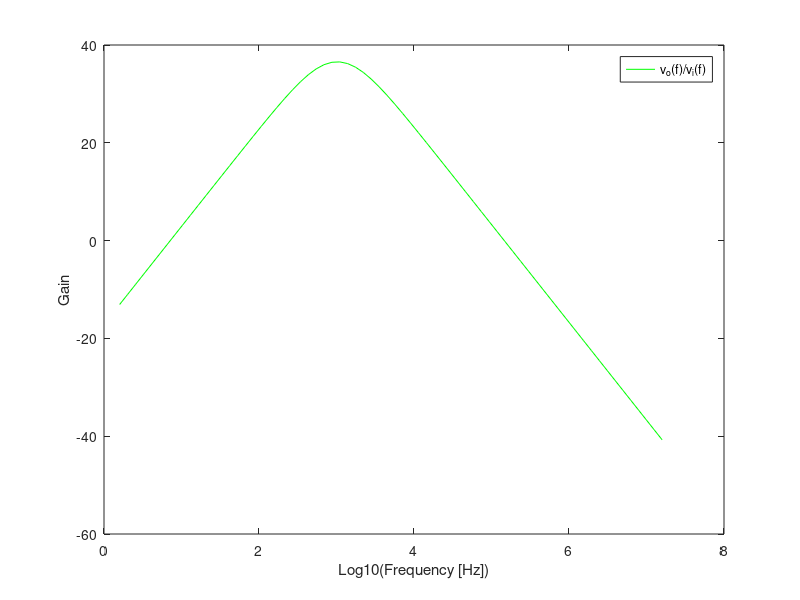
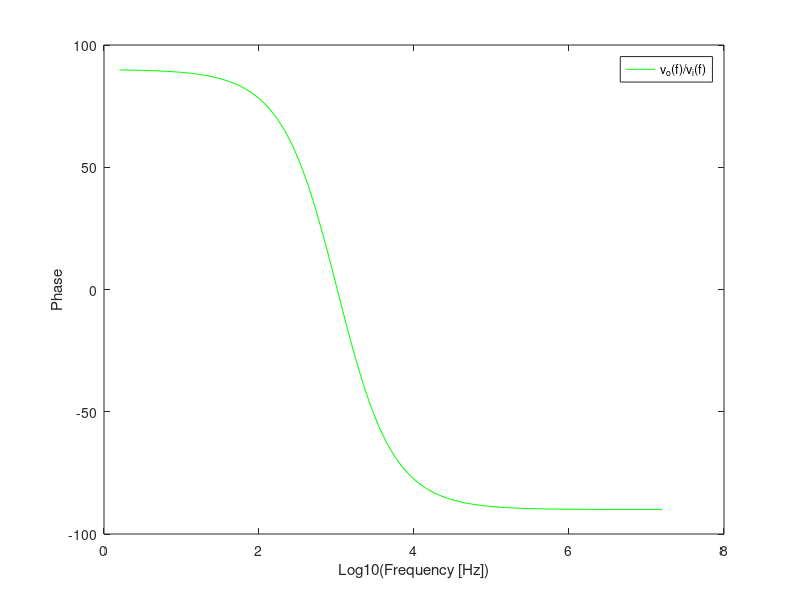

The MATLAB script that drew these images, in order:
%Circuit Components
C1 =220e-09;
C2=110e-09;
R1=1000;
R2=1000;
R3=100000;
R4=1000;
Vcc=10;
printf ("valores_intro_TAB\n");
printf ("C1 = %e \n", C1);
printf ("C2 = %e \n", C2);
printf ("R1 = %e \n", R1);
printf ("R2 = %e \n", R2);
printf ("R3 = %e \n", R3);
printf ("R4 = %e \n", R4);
printf ("Vcc = %e \n", Vcc);
printf ("valores_intro_END\n\n");

%Low, High, Central Band Pass Frequencies
wL=1/(R1*C1);
wH=1/(R2*C2);
wo=sqrt(wL*wH);
printf ("band_pass_freq_TAB\n");
printf ("LowFreq BandPass = %e \n", wL); 
printf ("HighFreq BandPass = %e \n", wH);
printf ("Central Freq = %e \n", wo);
printf ("band_pass_freq_END\n\n");

%PONTO1%
%Central Frequency(Hz) and Respective Gain(dB)
T_central_freq = (R1*C1*j*wo/(1+R1*C1*j*wo))*(1+R3/R4)*(1/(1+R2*C2*j*wo));
Tdb_central_freq = 20*log10(abs(T_central_freq));
wo_Hz=wo/2/pi;
printf ("wo_freq_gain_TAB\n");
printf ("Central Freq (Hz) = %e \n", wo_Hz); 
printf ("Gain Central Freq (dB) = %e \n", Tdb_central_freq);
printf ("wo_freq_gain_END\n\n");
%Input and Output Impedancies
z_in = (R1 + 1/(j*wo*C1))
z_out = R2/(j*wo*C2)/(R2+1/(j*wo*C2))
printf ("impedances_TAB\n");
printf ("Z in = %e + %ej \n", real(z_in), imag(z_in)); 
printf ("Z out = %e + %ej\n", real(z_out) , imag(z_out));
printf ("impedances_END\n\n");

%PONTO2%
%Gain in dB - logscale from 10Hz to 100MHz
w = logspace(1,8,70);
s=j*w;
Tdb = ones(1,length(s));
for k = 1:length(s)
  T = ((R1*C1*s(k))/(1+R1*C1*s(k)))*(1+R3/R4)*(1/(1+R2*C2*s(k)));
	Tdb(k) = 20*log10(abs(T));
  Tph(k) = arg(T)*180/pi;
end
%--------Plot----------%
gain = figure ();
plot(log10(w/(2*pi)),Tdb,"g");
legend("v_o(f)/v_i(f)");
xlabel ("Log10(Frequency [Hz])");
ylabel ("Gain");
print (gain, "gain", "-depsc");

phase = figure();
plot(log10(w/(2*pi)),Tph,"g");
legend("v_o(f)/v_i(f)");
xlabel ("Log10(Frequency [Hz])");
ylabel ("Phase");
print (phase, "phase", "-depsc");


%Merit & Cost
Gain_Deviation = abs(100-T_central_freq);
Central_Frequency_Deviation=abs(1000-wo_Hz);
cost = 1e-3*(R1 + R2 + R3 + R4) + 1e6*(C1 + 4*C2) + 13323;
Merit = 1/(cost * (Gain_Deviation + Central_Frequency_Deviation + 1e-6));

printf ("Cost_Merit_TAB\n");
printf ("Cost = %e \n", cost); 
printf ("Merit = %e \n", Merit);
printf ("Cost_Merit_END\n\n");

printf ("results_octave_TAB\n");
printf ("Gain = %e \n", Tdb_central_freq); 
printf ("Central frequency= %e \n", wo_Hz); 
printf ("Gain deviation = %e \n", Gain_Deviation);
printf ("Central frequency deviation = %e \n", Central_Frequency_Deviation); 
printf ("results_octave_END\n\n");

printf ("zin_TAB\n");
printf ("Z in = %e + %ej \n", real(z_in), imag(z_in)); 
printf ("zin_END\n\n");

printf ("zout_TAB\n");
printf ("Z out = %e + %ej\n", real(z_out) , imag(z_out));
printf ("zout_END\n\n");